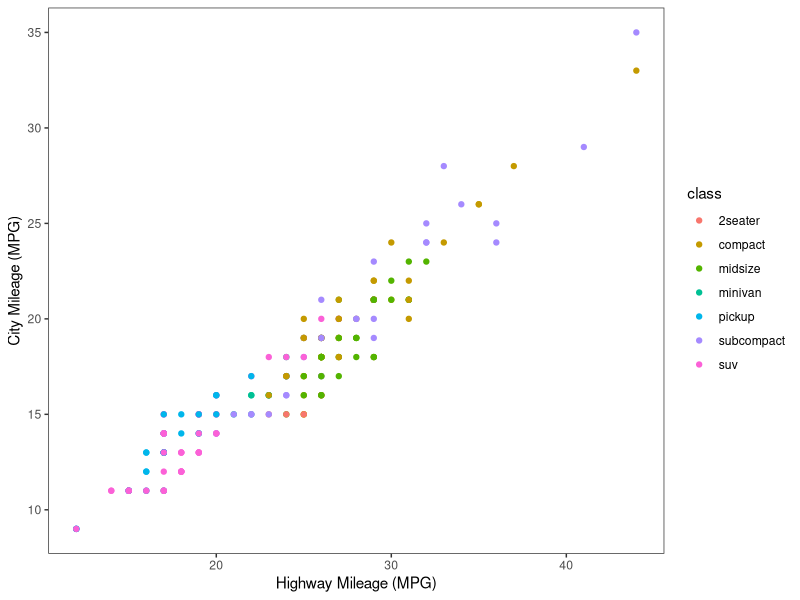
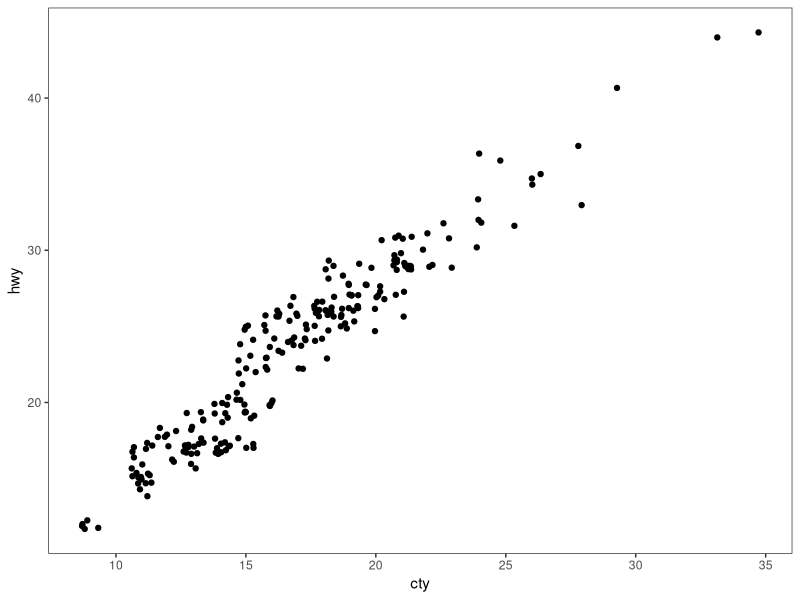
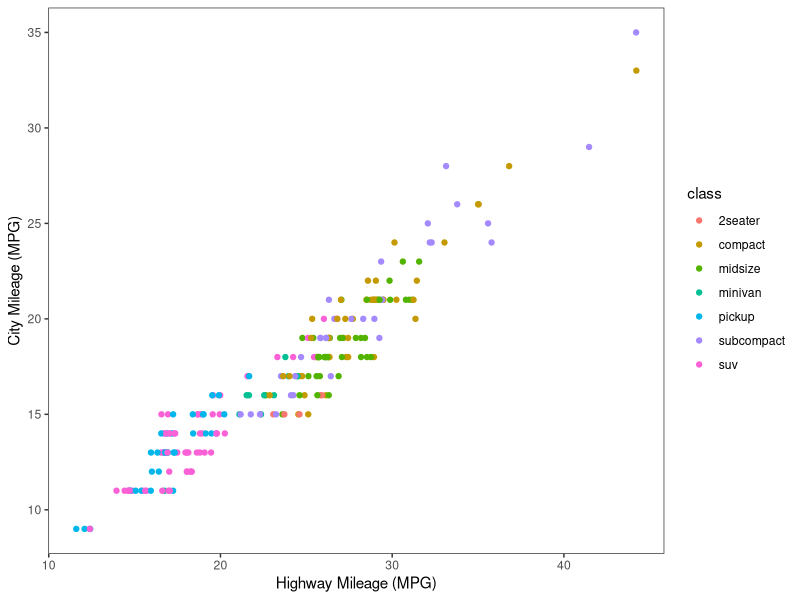
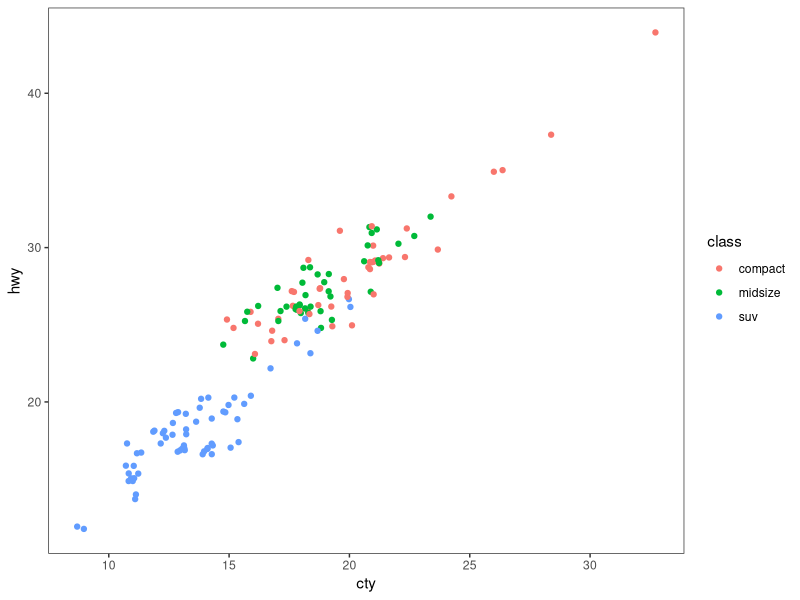
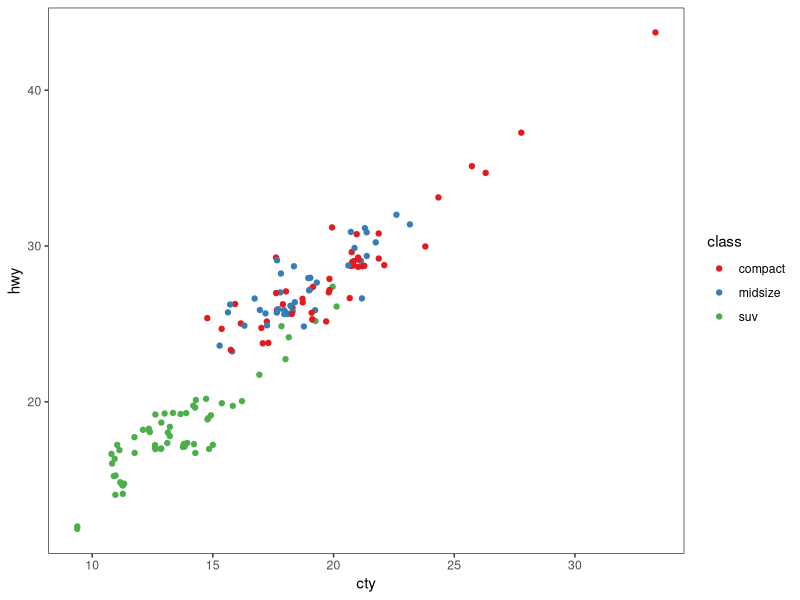
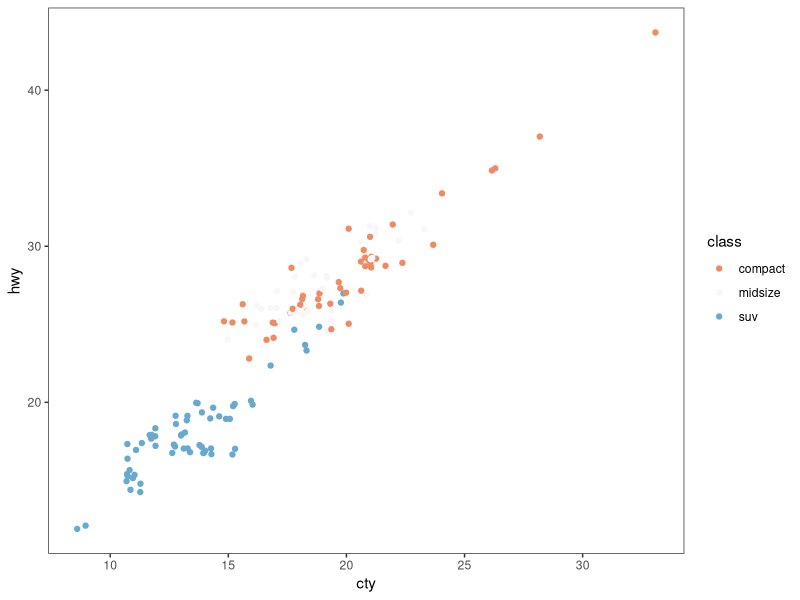
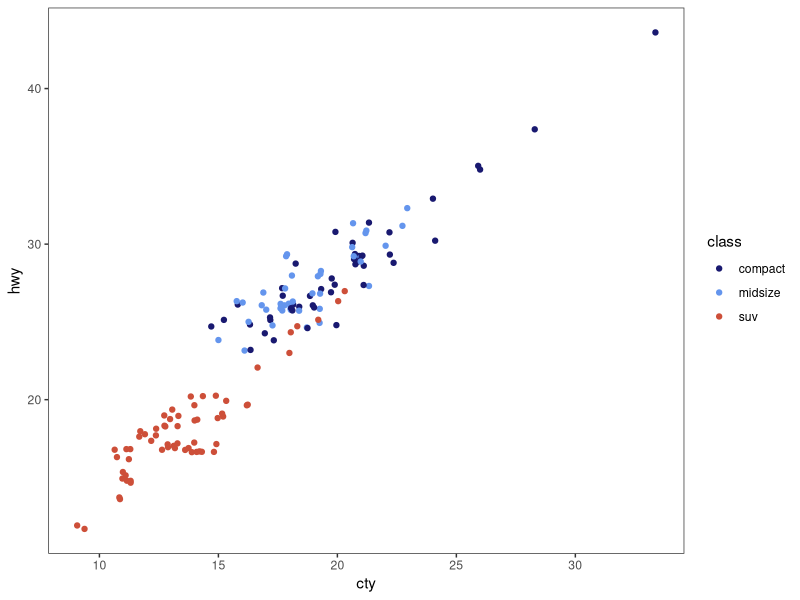
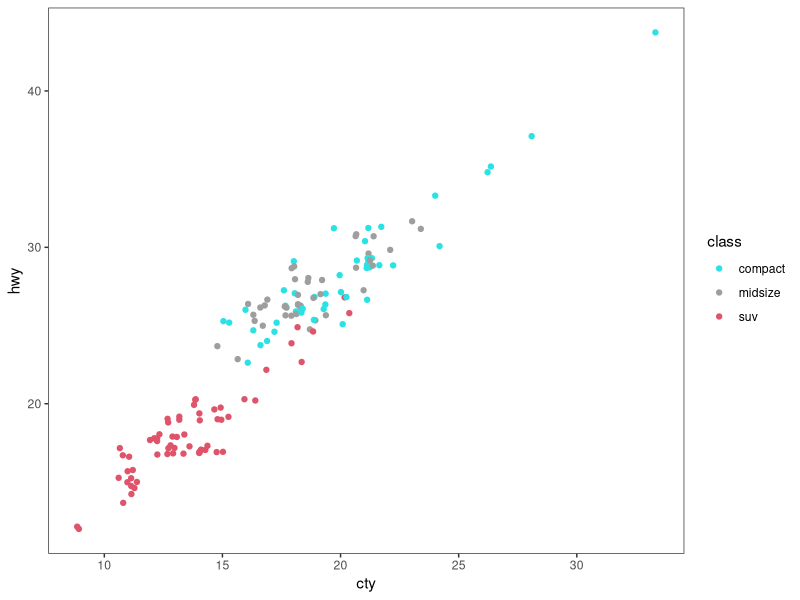

These figures' R source, in order: (Note: this script raises an error after producing the figures.)
# ---------------------------------------------------------- #
#### MODULE 3: Plot even more data!                       ####               
# ---------------------------------------------------------- #

## OBJECTIVE:
# 1. To develop a "grammar of graphics".
# 2. To become comfortable using ggplot2 for exploratory data visualization.


# ---------------------------------------------------------- #
#### SET UP:                                              ####
# ---------------------------------------------------------- #
# REMINDER: In RStudio, open the Rproject for our course (UNCG_DataWrangling), 
# pull any changes from GitHub, and navigate to the branch you created for 
# yourself (just a single branch for the whole semester) in RStudio's Git tab.
# Open this week's assignment in this new branch to complete and submit on GitHub.
# Ideally, you'll commit your answers a bit at a time as you work through
# this assignment, rather than committing all at once at the end.

# Reminder of some helpful resources for graphing in R:
# ggplot Cookbook: http://www.cookbook-r.com/Graphs/
# Official ggplot2 Book: https://ggplot2-book.org/
# Themes in ggplot2: https://ggplot2-book.org/polishing.html#themes

# In ggplot2, aesthetic means “something you can see”. Each aesthetic is a
# mapping between a visual cue and a variable.
# Examples include:
# position (i.e., on the x and y axes)
# color (“outside” color)
# fill (“inside” color)
# shape (of points)
# line type
# size

# Each type of geometric object (geom) accepts only a subset of all aesthetics.
# Refer to the geom help pages to see what mappings each geom accepts. Aesthetic
# mappings are set with the aes() function.

# TASK: We will be using the ggplot2 package for graphing. Fortunately, ggplot2 
# is nested within the tidyverse package (along with many others).
# Start by writing code to load the tidyverse library.
# HINT: see the end of assignment #1 if you forgot how to load a package.
library(tidyverse)

# TASK: Write code below to set your theme to black and white and both your major
# AND minor gridlines to element_blank for all plots you'll be making today.
# HINT: Check back to last week's assignment section 1.9 for setting themes for
# all plots.
theme_set(theme_bw() +
            theme(panel.grid.major = element_blank(), 
                  panel.grid.minor = element_blank()))

# ---------------------------------------------------------- #
#### 1.0 CORRELATION                                      ####
# ---------------------------------------------------------- #

# We learned how to make correlations last week, but it never hurts to get
# more practice! Let's start by using a data set built into ggplot2.
# The mpg dataset looks at the gas efficiency of different cars. Run the following
# code to load the data:
data(mpg, package = "ggplot2")

# TASK: Create a scatterplot (i.e., a dot plot) to relate city and highway mileage.
# Color the points by the class of car (class column) and label the x and y axis 
# to be more informative (City Mileage (MPG) vs Highway Mileage (MPG)).
# HINT: Refer back to last week's assignment or the ggplot help resources if you 
# forget how to make a scatterplot.
mpg <- mpg
ggplot(mpg, aes(x = hwy, y = cty, color = class)) +
  geom_point() +
  labs(x = "Highway Mileage (MPG)", y = "City Mileage (MPG)")

# Looks alright, but the graph may be hiding some information...
# QUESTION: How many data points are in the mpg dataframe?
#Looking in the environment folder, there are 234 observations.
mpg

# QUESTION: Approximately how many dots are in the graph you just made? How does
# that compare to the number of observations in the dataframe?
#I counted about 78 dots on the graph compared to the 234 observations.

# Try another correlation-focused geom that addresses this problem by running
# the following code:
ggplot(data=mpg, aes(x=cty, y=hwy)) + 
  geom_jitter()


# QUESTION: What happened when you created the plot with geom_jitter?
#All the dots became black and there are more dots on the graph as well.

# QUESTION: Run the code to create a plot using geom_jitter a second time. Then run it
# again and again. What happens each time? Why is this happening?
#Each time the dots are moving and it seems that there are more and more dots on the graph.

# TASK: The default in geom_jitter is to jitter (or slightly move) the points away
# from each other in both the x and y directions. Check the help file for geom_jitter
# and write code below to make a graph where you jitter points in only the x-dimension
# by 0.5.
ggplot(mpg, aes(x = hwy, y = cty, color = class)) +
  geom_jitter(width = 0.5, height = 0) +
  labs(x = "Highway Mileage (MPG)", y = "City Mileage (MPG)")

# ---------------------------------------------------------- #
#### 1.1 DETOUR! COLORS, COLORS, COLORS                   ####
# ---------------------------------------------------------- #

# Our world is so colorful, and our graphs can be too! But we want to be mindful
# of our color choices to not only be beautiful, but also informative and accessible.

# TASK: Create a new dataframe that filters our mpg data down to only information
# for car classes compact, midsize, and suv using an %in% statement. Name your 
# new dataframe mpgSubset.
# HINT: Refer back to the Transform assignment if you want help with %in% (or 
# try googling!)
mpgSubset <- mpg %>% 
  filter(class %in% c("compact", "midsize", "suv"))

# ggplot has lots of nice (and some not so nice) built-in color palettes that we 
# can use to fill our bars with color. Try running the following code:
ggplot(data=mpgSubset, aes(x=cty, y=hwy, color=class)) +
  geom_jitter()

# The code above supplies us with ggplot's default color palette, which I find not
# so pleasing. Let's try to change this!

# We can add a statement specifying the scale of colors we would prefer. One way
# to do this is to use other pre-set palettes from ggplot. Run the code below to 
# ask ggplot to use the color brewer's palette called Set 1.
ggplot(data=mpgSubset, aes(x=cty, y=hwy, color=class)) +
  geom_jitter() +
  scale_color_brewer(palette="Set1")

# Alternatively, we could use the "RdBu" palette:
ggplot(data=mpgSubset, aes(x=cty, y=hwy, color=class)) +
  geom_jitter() +
  scale_color_brewer(palette="RdBu")

# QUESTION: Investigate the color brewer's range of palettes at this website: 
# https://r-graph-gallery.com/38-rcolorbrewers-palettes.html
# What do you notice about the colors chosen from each of the palettes that we
# used above? (i.e., does it use the first three colors in the palette? The last
# three? Some other combination?)
#The colors that were used by Set1 were the first three colors and RdBu used the rest. 

# We could also pick out EXACTLY which colors we want for our figure. 
# There are 4 main ways to specify colors in R:
### by name
### by number
### by Hex code
### with the rgb() function

# By Name: R allows you to call more than 600 colors by name! Run the following
# code to see a list:
colors()

# We can put in the colors we chose for each variable by adding the 
# scale_color_manual() function to our plot. Try it out by running the following
# code:
ggplot(data=mpgSubset, aes(x=cty, y=hwy, color=class)) +
  geom_jitter() +
  scale_color_manual(values=c('midnightblue', 'cornflowerblue', 'tomato3'))


# You can also chose colors by number, which are assigned in R.

# TASK: Copy and paste the code to make our scatterplot and replace the color names
# with three numbers of your choice (between 1 and 657). How does your new figure look?
# HINT: remember to remove the quotation marks when calling numbers.
ggplot(data=mpgSubset, aes(x=cty, y=hwy, color=class)) +
  geom_jitter() +
  scale_color_manual(values=c(5, 568, 42))

# QUESTION: How do you think you could figure out which color name belongs to
# each color number?
# HINT: Try creating a dataframe from color() by passing it into the
# as.data.frame() function.
color_df <- as.data.frame(colors())
color_df[552,]
#You can see what color name belongs to each color number by creating the dataframe with the colors function like the example above. And then printing the dataframe should give the color with the color number.
# You can also chose colors by Hex code. A Hex color code is a 6-symbol code made
# of up to three 2-symbol elements (6 symbols in length all together). Each of 
# the 2-symbol elements represents a color value in the Red-Green-Blue (RGB) color
# scale from 0 to 255. Hex codes are written with a # in front of them. Let's try
# out calling our colors using hex code.
ggplot(data=mpgSubset, aes(x=cty, y=hwy, color=class)) +
  geom_jitter() +
  scale_color_manual(values=c('#191970', '#6495ED', '#FF6347'))

# There are two great things about hex codes. First, you can call ANY color you 
# want with a hex code. That is, you're not limited to the 657 colors that are
# in ggplot. By specifying the color by hex code, you can pick literally anything!

# TASK: Google the search term "color picker". This should bring up google's color
# picker (in addition to a billion other color picking websites). Use this color
# picker to generate the hex codes for three new colors of your choice. Then copy
# and paste the above code, replacing the hex codes with your color choices.
ggplot(data=mpgSubset, aes(x=cty, y=hwy, color=class)) +
  geom_jitter() +
  scale_color_manual(values=c('#34b7eb', '#eb34e5', '#344ceb'))

# The second great thing about hex codes is that you can control the transparency
# of your colors. Transparency is set in a hex code by adding two extra symbols
# to the end, which together make up the "alpha" element. Adding 00 to the end 
# of your hex code will make your color completely transparent, while adding FF 
# to the end will make it completely opaque. Any number/letters in-between will 
# result in partial transparency. You can find a complete list of transparencies
# between 0-100% here: https://gist.github.com/lopspower/03fb1cc0ac9f32ef38f4

# TASK: Try out transparency by copying and pasting your graph code below and
# adding the alpha element to the end of each of your hex codes to make your
# first color 0% transparent, your second color 50% transparent, and your third
# color 100% transparent.
ggplot(data=mpgSubset, aes(x=cty, y=hwy, color=class)) +
  geom_jitter() +
  scale_color_manual(values=c('#34b7eb00', '#eb34e580', '#344cebFF'))

# QUESTION: What happened to the point that you set to 100% transparent?
#All the points for that one color disappeared from the graph.

# Finally, we can set our colors using the rgb() function. This operates very
# similarly to the hex code, where you can pick exactly the color and transparency
# you want. Try it out by running the following code:
ggplot(data=mpgSubset, aes(x=cty, y=hwy, color=class)) +
  geom_jitter() +
  scale_color_manual(values=c(rgb(.10, .10, .44, 1), rgb(.39, .58, .93, 1), rgb(1.0, .39, .28, 1)))

# TASK: Modify the above code to make all of your points 50% transparent.
ggplot(data=mpgSubset, aes(x=cty, y=hwy, color=class)) +
  geom_jitter() +
  scale_color_manual(values=c(rgb(.10, .10, .44, 0.5), rgb(.39, .58, .93, 0.5), rgb(1.0, .39, .28, 0.5)))
# There are so many inventive and artistic people in the world who have expanded
# the offerings for colors in ggplot. Check out some notable ones listed below
# when choosing colors for this assignment.
### Color-blind friendly palettes: https://github.com/JLSteenwyk/ggpubfigs
### Color palettes from vintage National Parks posters: https://github.com/katiejolly/nationalparkcolors
### Color palettes based on Wes Anderson movies: https://github.com/karthik/wesanderson
### Color palettes from famous Dutch paintings: https://github.com/EdwinTh/dutchmasters


# ---------------------------------------------------------- #
#### 1.2 DETOUR! LEGENDS                                  ####
# ---------------------------------------------------------- #

# When you specify colors in your ggplot code, R throws in a bonus legend for free!
# However, this legend is often not as clear or visually appealing as we might 
# prefer. But as with all geometric objects in ggplot, legends can be easily altered.

# Run the following code to create a scatter plot. Feel free to modify the colors
# as you prefer!
ggplot(data=mpgSubset, aes(x=cty, y=hwy, color=class)) +
  geom_jitter()

# QUESTION: Where did ggplot get the legend title and values from?
#The axis titles came from the labeled values in code 'x' and 'y' and the legend came from the 'class' in the code.

# We could change the title and values in our legend by altering the dataframe
# we are passing into ggplot. But that seems a bit drastic. Instead, we can 
# lean on the same code that specifies our color picks to alter the legend text.
# Try it out by running the following code:
ggplot(data=mpgSubset, aes(x=cty, y=hwy, color=class)) + #This line is making a scatterplot based on the ones above and labeling the axis and legend.
  geom_jitter() + 
  scale_color_manual(values=c('#FCBA03', '#380754', '#496916'),#This is assigning the color values to the different values in the legend.
                     name='Class of Car', #Labels the name of the legend.
                     breaks=c('suv', 'midsize', 'compact'), #Identifies the breaks in the graph
                     labels=c('SUV', 'Midsize', 'Compact'))#Labels the names of the values in the legend.


# TASK: Label each line of the code above with what it is doing.
# HINT: Check the scale_color_manual help file or ggplot Cookbook for more info.


# IMPORTANT: It is important to pay attention to the order you provide ggplot with 
# your color choices and legend labels! Try running the following code:
ggplot(data=mpgSubset, aes(x=cty, y=hwy, color=class)) + 
  geom_jitter() + 
  scale_color_manual(values=c('#FCBA03', '#380754', '#496916'), 
                     name='Class of Car', 
                     breaks=c('suv', 'midsize', 'compact'), 
                     labels=c('Compact', 'SUV', 'Midsize'))


# QUESTION: What is wrong with the code above? Why is it so important to be
# careful with the order you pass information into ggplot?
#The labels in the last line of code are out of order. It is important to be careful because when we are analyzing the data it may not be interpreted correctly because they are not labeled correctly.

# While changing the legend text and factor order takes place in the scale_color_manual
# step, moving the legend around on the graph page is part of the graph theme. We
# can try this out using the code below:
ggplot(data=mpgSubset, aes(x=cty, y=hwy, color=class)) + 
  geom_jitter() + 
  theme(legend.position='top')


# TASK: Modify the code above to have the legend display along the bottom of
# the figure.
ggplot(data=mpgSubset, aes(x=cty, y=hwy, color=class)) + 
  geom_jitter() + 
  theme(legend.position='bottom')

# We can also have the legend located within the area of the graph itself! We can 
# do this by specifying the coordinates for where the legend should go within the
# graph axes. First we set the legend position and then we set the anchoring 
# position by justifying the legend.
### bottom left: 0,0
### bottom right: 1,0
### top left: 0,1
### top right: 1,1

# Try it out by running the following code:
ggplot(data=mpgSubset, aes(x=cty, y=hwy, color=class)) + 
  geom_jitter() + 
  theme(legend.position=c(1,0), legend.justification = c(1,0))

# QUESTION: What happens if you don't include the code for legend justification
# above?
#If you do not include the code for the legend justfication, it doesn't work

# TASK: Copy and paste the code from above. Modify it to place the legend in the
# upper left part of the graph.
ggplot(data=mpgSubset, aes(x=cty, y=hwy, color=class)) + 
  geom_jitter() + 
  theme(legend.position=c(0,1), legend.justification=c(0,1))

# Finally, we might want to remove the legend altogether! We would do so by
# modifying the theme as well. 

# TASK: Check the ggplot cookbook to find the legends section. Read what it says 
# about removing the legend. Then copy and paste the graph code from above. Modify
# the code to remove the legend.
mpgSub <- ggplot(data=mpgSubset, aes(x=cty, y=hwy, color=class)) + 
  geom_jitter() + 
  theme(legend.position=c(0,1), legend.justification=c(0,1))
mpgSub+theme(legend.position="none")

# ---------------------------------------------------------- #
#### 2.0 DEVIATION                                        ####
# ---------------------------------------------------------- #

# Used to compare variation in values between small number of items (or categories) 
# with respect to a fixed reference.

# Whether the graphical type is a deviation graph or a composition graph (or a 
# ranking graph) may depend on the underlying data structure.

# We used geom_bar() last week with factor data to create a bar graph. But
# geom_bar() is a bit tricky because it can make EITHER a bar graph or a histogram
# depending on the data you give it. The default of geom_bar() is to set stat to 
# count so if you give it just a continuous x value, it will make a histogram. Try
# it with the following code:
ggplot(data=mpg, aes(x=hwy)) + 
  geom_bar()

# In order to have the geom create bars and not a histogram, you must:
# 1) Set stat = identity
# 2) Provide both an x and a y inside the aes(), where x is either a character 
# or factor and y is numeric.

# TASK: Create a dataframe of summary statistics for the mpg data, calculating the
# mean, standard deviation, and standard error for highway mpg grouping by class.
# Name the resulting dataframe highwayMPG and your new variables hwy_mean, hwy_sd,
# and hwy_se.
# HINT: Look back at the Transform assignment if you forget how to summarize the
# data. Also recall, standard error = 1.96*standard deviation.
highwayMPG <- mpg %>%
  group_by(class) %>%
  summarise(hwy_mean = mean(hwy),
            hwy_sd = sd(hwy),
            hwy_se = 1.96 * (hwy_sd / sqrt(n())))

# TASK: Create a bar graph showing the average highway MPG on the y-axis and 
# car class on the x-axis. Fill the bars by class. Add in error bar caps that are 20%
# the width pf the bars.
# HINT: Don't forget to change stat from the default in your geom_bar() statement!
ggplot(data = highwayMPG, aes(x = class, y = hwy_mean, fill = class)) +
  geom_bar(stat = "identity", position = "dodge", width = 0.7) +
  geom_errorbar(aes(ymin = hwy_mean - hwy_se, ymax = hwy_mean + hwy_se),
                position = position_dodge(width = 0.7), width = 0.2) +
  scale_fill_manual(values = c("#34b7eb", "#eb34e5", "#496916","#eb7023","#eb23b9","#23eb3a","#1be9f7")) +
  labs(x = "Car class", y = "Average highway MPG") +
  theme_classic()

# ---------------------------------------------------------- #
#### 2.1 DETOUR! COLORS AND LEGENDS, AGAIN                ####
# ---------------------------------------------------------- #

# Recall that some geometric elements require fills instead of (or sometimes in
# addition to) colors.

# TASK: Create a bar graph with the mpg summary stats with the following parameters:
# (1) Black bar outline
# (2) Bars filled with the color brewer palette "Dark2" using the scale_fill_manual
#     statement
# (3) No legend
# (4) Informative x- and y-axis labels. 

# HINT: Carefully consider whether your color and/or fill should go within an aes() 
# statement, the scale_fill_manual or scale_color_manual statements, or neither.
# If in doubt, try a bunch of ways until it looks how we want it. And consult 
# your helpful ggplot resources on the web.


# ---------------------------------------------------------- #
#### 2.2 DETOUR! AXIS MODIFICATIONS                       ####
# ---------------------------------------------------------- #

# Run the following code, feeling free to modify colors as you prefer:
ggplot(data=highwayMPG, aes(x=class, y=hwy_mean, fill=class)) +
  geom_bar(stat='identity') 

# QUESTION: Where is ggplot getting the x-axis tick labels from?


# Often our tick labels are not the best. We can modify them to be more informative
# or visually appealing by directly modifying the dataframe, but again this feels
# a bit extreme. Instead, we can directly modify the scale of the axis. For axes
# that deal with categories, we are setting the discrete scale. Try it out by
# running the following code:
ggplot(data=highwayMPG, aes(x=class, y=hwy_mean, fill=class)) +
  geom_bar(stat='identity') +
  scale_x_discrete(labels=c('sport', 'compact', 'midsize', 'minivan', 'pickup', 'subcompact', 'SUV'))

# We can also change the scale of the continuous axes, including how large they are
# and where the tick marks fall as follows:
ggplot(data=highwayMPG, aes(x=class, y=hwy_mean, fill=class)) +
  geom_bar(stat='identity') +
  scale_y_continuous(breaks=seq(0, 50, 10)) +
  coord_cartesian(ylim=c(0,50))

# QUESTION: Try running the code above without the coord_cartesian() statement. 
# What is surprising about the resulting graph? Based on this result, what do you
# think the coord_cartesian() statement does?


# We can also add a statement into the scale discrete or continuous statements
# to name our axes, rather than putting in a whole separate step of xlab() or ylab().
# Try it out with the following code:
ggplot(data=highwayMPG, aes(x=class, y=hwy_mean, fill=class)) +
  geom_bar(stat='identity') +
  scale_x_discrete(name='Class of Car') +
  scale_y_continuous(name='Mean Highway MPG')


# Finally, we can flip our axes easily in ggplot as follows:
ggplot(data=highwayMPG, aes(x=class, y=hwy_mean, fill=class)) +
  geom_bar(stat='identity') +
  coord_flip()


# TASK: Let's put it all together. Make a graph of the mpg summary stats with the
# following specifications:
# (1) color by class of car using a color scheme of your choice (not the default)
# (2) plot the class of car on the x-axis and the highway MPG on the y axis
# (3) include better names for the x- and y-axis titles
# (4) include better names for the car classes
# (5) set the scale of the highway mpg to run from 0 to 30 with breaks every 5 
# (6) flip your axes
# (7) remove the legend


# ---------------------------------------------------------- #
#### 3.0 RANKING                                          ####
# ---------------------------------------------------------- #
# Used to compare the position or performance of multiple items with respect to 
# each other. Actual values matters somewhat less than the ranking.

# TASK: Create a dataframe of summary statistics for the mpg data, calculating the
# mean, standard deviation, and standard error for CITY mpg grouping by class.
# Name the resulting dataframe cityMPG and your new variables city_mean, city_sd,
# and city_se.
# HINT: Look back at the Transform assignment if you forget how to summarize the
# data. Also, standard error = 1.96*standard deviation.


# Now we want to plot our data in order from smallest to largest city MPG to get
# a ranking. To do so, we need to use the reorder() function to rearrange the data
# going into our x-axis.
ggplot(cityMPG, aes(x=reorder(class, city_mean), y=city_mean)) + 
  geom_bar(stat="identity")

# TASK: Recreate the above ranking figure to include the following:
# (1) class of car on the x-axis with informative axis and tick labels
# (2) MPG ordered from highest to lowest (hint: try google if you're unsure)
# (3) bars with dary grey outlines and filled by class with your favorite color scheme
# (4) error bars with end caps 30% the width of the bars
# (5) y-axis from 0 to 30 with tick marks every 5
# (6) no legend.


# ---------------------------------------------------------- #
#### 4.0 DISTRIBUTION                                     ####
# ---------------------------------------------------------- #
# When you have lots and lots of data points and want to study where and how the
# data points are distributed.

# Histograms can be accomplished with either geom_bar() or geom_histogram()
ggplot(mpg, aes(hwy)) + 
  geom_histogram()

# TASK: Recreate the graph above, but using geom_bar() instead


# TASK: Try making a histogram with the categorical variable 'manufacturer'.
# What error message do you get?


# QUESTION: What happens when you follow the advice of the error message and 
# make stat='count'?
ggplot(mpg, aes(manufacturer)) + 
  geom_histogram(stat="count")


# TASK: Make a boxplot comparing the distribution of cty (city mileage) for
# each class of car.
# HINT: Look back to last week if you forget how to make a boxplot.


# We can also make a different type of distribution, a violin plot using the 
# geom_violin statement as follows:
ggplot(mpg, aes(x=class, y=cty)) + 
  geom_violin()

# QUESTION: What does a violin plot show? Check google if you're unsure.


# ---------------------------------------------------------- #
#### 5.0 COMPOSITION                                      ####
# ---------------------------------------------------------- #
# Bar charts and pie charts are classic ways of showing composition of a dataset.

# TASK: Let's get some data for this task by determining the number of cars from 
# each car manufacturer in our mpg dataframe. We can do this as follows:
manufacturerFreq <- mpg %>% 
  group_by(manufacturer) %>% 
  summarize(frequency=length(manufacturer)) %>% 
  ungroup()

# TASK: Make a bar graph of the number of cars (frequency) by manufacturer using
# the dataframe we created above.


# We can switch the bar chart you created above into a pie chart simply by changing
# the coordinate system through a series of steps as follows:

ggplot(manufacturerFreq, aes(x=manufacturer, y=frequency)) +
  geom_bar(stat="identity") +
  coord_polar()

ggplot(manufacturerFreq, aes(x=manufacturer, y=frequency, fill=manufacturer)) +
  geom_bar(stat="identity") +
  coord_polar()

ggplot(manufacturerFreq, aes(x="", y=frequency, fill=manufacturer)) +
  geom_bar(stat="identity", width=1) +
  coord_polar()

ggplot(manufacturerFreq, aes(x="", y=frequency, fill=manufacturer)) +
  geom_bar(stat="identity", width=1) +
  coord_polar(theta="y")

ggplot(manufacturerFreq, aes(x="", y=frequency, fill=manufacturer)) +
  geom_bar(stat="identity", width=1) +
  coord_polar(theta="y", start=0) +
  theme_void() +
  theme(legend.title = element_text(size = 12.5), 
        legend.text  = element_text(size = 8.5),
        legend.key.size = unit(.75, "lines"))

# TASK: Annotate the code below to describe what each line does:
ggplot(manufacturerFreq, aes(x="", y=frequency, fill=manufacturer)) +
  geom_bar(stat="identity", width=1) +
  coord_polar(theta="y", start=0) +
  theme_void() +
  theme(legend.title = element_text(size = 12.5), 
        legend.text  = element_text(size = 8.5),
        legend.key.size = unit(.75, "lines"))


# ---------------------------------------------------------- #
#### 6.0 CHANGE                                           ####
# ---------------------------------------------------------- #

# Time series are often best visualized with line graphs. Let's try this out
# with some new data:
data("economics")

# TASK: Use the economics dataset to plot the number of people who are unemployed
# over time (unemploy vs date). Make a scatterplot, then connect the points with 
# lines using geom_line().
# HINT: use ?economics to get more information about this dataset.




# ---------------------------------------------------------- #
#### GROUPS AND MAPS                                      ####
# ---------------------------------------------------------- #

# Let's save these for group project options, this assignment is really long!









# REMEMBER: Save and push your script when you're done with this assignment!
